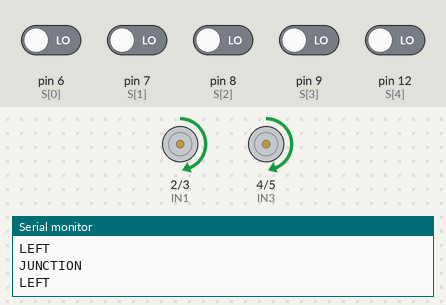
Simulated run of this sketch. Board: Arduino Uno, built with avr-gcc and run on an emulated ATmega328P. On the bench: motor-driver pin pairs drawn as motors (green arrow = first pin HIGH = forward, orange = second pin HIGH = backward, longer = more drive, scaled by the enable pin), the last lines printed to the serial monitor. Inputs (shaded band) come from the test bench; at power-on: pin 6 (S[0]), pin 7 (S[1]), pin 8 (S[2]), pin 9 (S[3]), pin 12 (S[4]) LOW.

Above: at 2.2 s.
2.3 s: pin 6 (S[0]) driven HIGH
5.3 s: pin 7 (S[1]) driven HIGH
8.3 s: pin 8 (S[2]) driven HIGH
At 8.7 s:
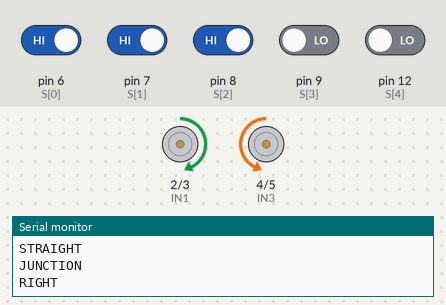
11.3 s: pin 8 (S[2]) driven LOW
14.3 s: pin 9 (S[3]) driven HIGH
At 14.9 s:
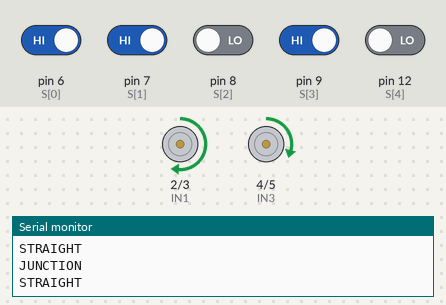
15.8 s: pin 12 (S[4]) driven HIGH
At 16.6 s:
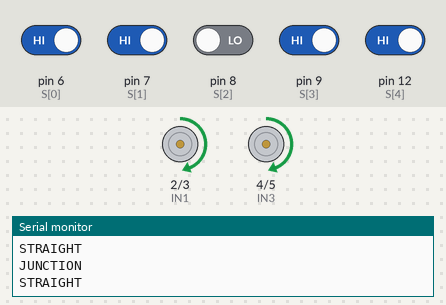
Timing chart, 0 to 18.3 s (numbered marks = the images above; inputs shaded):
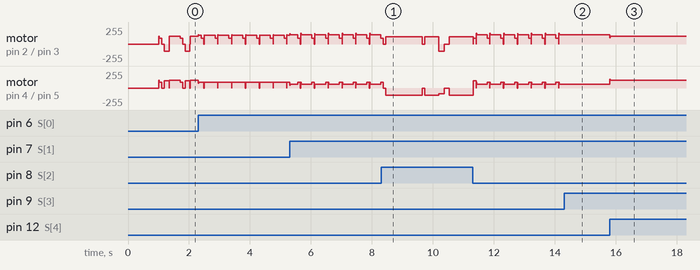

Measured:
- after the input at 14.3 s, motor on pin 2 (IN1) / pin 3 (IN2): stops changing and stays forward 142/255; motor on pin 4 (IN3) / pin 5 (IN4): stops changing and stays forward 58/255
- after the input at 15.8 s, motor on pin 2 (IN1) / pin 3 (IN2): forward 142/255 → forward 115/255 at once; motor on pin 4 (IN3) / pin 5 (IN4): forward 58/255 → forward 115/255 at once
- by itself, motor on pin 2 (IN1) / pin 3 (IN2): repeats every 0.45 s: forward 85/255 0.09 s, stopped 0.01 s, forward 162/255 0.01 s, forward 142/255 0.34 s

The sketch:

ver1_PID.ino
```cpp
#include <Arduino.h>

// Arduino Uno + L298N + five DIGITAL line sensors
// Physical order of sensors: left -> right.
const byte IN1 = 2, IN2 = 3, IN3 = 4, IN4 = 5;
const byte ENA = 10, ENB = 11;  // PWM pins on Uno
const byte S[5] = {6, 7, 8, 9, 12};
const byte LINE_LEVEL = LOW;   // Change to HIGH if black produces HIGH

// Initial values; must be tuned on the actual car.
const int BASE_PWM = 115, CURVE_PWM = 85;
const int MAX_PWM = 190, PIVOT_PWM = 125;
const int SEARCH_PWM = 110;
const float KP = 42.0f, KI = 0.0f, KD = 0.25f;
const unsigned long PERIOD_MS = 10;
const unsigned long LOST_CONFIRM_MS = 35;
const unsigned long SEARCH_MS = 450;
const unsigned long REVERSE_MS = 180;
const unsigned long UTURN_SEARCH_MS = 1600;
const unsigned long JUNCTION_ADVANCE_MS = 85;
const unsigned long JUNCTION_COOLDOWN_MS = 350;
const unsigned long TURN_MIN_MS = 140;
const unsigned long TURN_TIMEOUT_MS = 1200;
const bool ENABLE_JUNCTIONS = true;

int lastDir = 1;  // -1 left, +1 right
float prevError = 0.0f, integ = 0.0f;
unsigned long lastPID = 0, lastJunction = 0, lastLoop = 0;
unsigned long lostSince = 0;
bool halted = false;

void driveOne(byte a, byte b, byte en, int speed) {
  speed = constrain(speed, -255, 255);
  if (speed > 0) { digitalWrite(a, HIGH); digitalWrite(b, LOW); }
  else if (speed < 0) { digitalWrite(a, LOW); digitalWrite(b, HIGH); }
  else { digitalWrite(a, LOW); digitalWrite(b, LOW); }
  analogWrite(en, abs(speed));
}
void drive(int left, int right) {
  driveOne(IN1, IN2, ENA, left);  // Motor A = left
  driveOne(IN3, IN4, ENB, right); // Motor B = right
}
void stopCar() { drive(0, 0); }
void spin(int direction, int pwm) {
  if (direction < 0) drive(-pwm, pwm);
  else drive(pwm, -pwm);
}
void readLine(byte h[5]) {
  for (byte i = 0; i < 5; ++i) h[i] = (digitalRead(S[i]) == LINE_LEVEL);
}
byte countLine(const byte h[5]) {
  byte n = 0;
  for (byte i = 0; i < 5; ++i) n += h[i];
  return n;
}
void resetPID() {
  prevError = 0;
  integ = 0;
  lastPID = millis();
}
void followPID(const byte h[5]) {
  const int weight[5] = {-2, -1, 0, 1, 2};
  byte n = countLine(h);
  if (!n) return;
  int weighted = 0;
  for (byte i = 0; i < 5; ++i) weighted += weight[i] * h[i];
  float err = float(weighted) / n;
  if (err > 0.2f) lastDir = 1;
  else if (err < -0.2f) lastDir = -1;

  // Narrow, sharp corner: pivot instead of overshooting.
  if ((h[0] && !h[1] && !h[2] && !h[3] && !h[4]) || err <= -1.75f) {
    spin(-1, PIVOT_PWM); resetPID(); return;
  }
  if ((h[4] && !h[0] && !h[1] && !h[2] && !h[3]) || err >= 1.75f) {
    spin(1, PIVOT_PWM); resetPID(); return;
  }

  unsigned long now = millis();
  float dt = float(now - lastPID) / 1000.0f;
  if (dt < 0.005f) dt = 0.005f;
  if (dt > 0.050f) dt = 0.050f;
  integ = constrain(integ + err * dt, -2.0f, 2.0f);
  float deriv = constrain((err - prevError) / dt, -80.0f, 80.0f);
  float correction = KP * err + KI * integ + KD * deriv;
  int base = BASE_PWM - int((BASE_PWM - CURVE_PWM) * min(fabs(err)/2.0f, 1.0f));
  int left = constrain(int(base + correction), 0, MAX_PWM);
  int right = constrain(int(base - correction), 0, MAX_PWM);
  drive(left, right);
  prevError = err;
  lastPID = now;
}

// Rotate until center detects the line at least three consecutive readings.
// Timing is only an estimate: it does NOT measure exact 90/180 degrees.
bool rotateFind(int direction, unsigned long minMs, unsigned long maxMs) {
  stopCar(); delay(80);
  unsigned long start = millis();
  byte stable = 0;
  while (millis() - start < maxMs) {
    spin(direction, SEARCH_PWM);
    byte h[5]; readLine(h);
    if (millis() - start >= minMs && h[2]) ++stable;
    else stable = 0;
    if (stable >= 3) { stopCar(); resetPID(); return true; }
    delay(8);
  }
  stopCar(); return false;
}

bool recover() {
  Serial.println(F("LOST: search"));
  if (rotateFind(lastDir, 0, SEARCH_MS)) return true;
  Serial.println(F("LOST: reverse"));
  drive(-CURVE_PWM, -CURVE_PWM);
  delay(REVERSE_MS);
  stopCar(); delay(80);
  Serial.println(F("LOST: try U-turn"));
  // A five-sensor array cannot guarantee 180 degrees; may stop on another stripe.
  return rotateFind(lastDir, 450, UTURN_SEARCH_MS);
}

// Junction *candidates*, not guaranteed classification with 5 digital eyes.
bool leftBranch(const byte h[5])  { return h[0] && h[1] && h[2]; }
bool rightBranch(const byte h[5]) { return h[2] && h[3] && h[4]; }

bool junctionAction(bool left, bool right) {
  Serial.println(F("JUNCTION"));
  drive(CURVE_PWM, CURVE_PWM);
  delay(JUNCTION_ADVANCE_MS);
  stopCar();
  byte h[5]; readLine(h);
  bool straight = h[2];
  // Policy: left > straight > right > U-turn.
  if (left) {
    Serial.println(F("LEFT"));
    return rotateFind(-1, TURN_MIN_MS, TURN_TIMEOUT_MS);
  }
  if (straight) { Serial.println(F("STRAIGHT")); resetPID(); return true; }
  if (right) {
    Serial.println(F("RIGHT"));
    return rotateFind(1, TURN_MIN_MS, TURN_TIMEOUT_MS);
  }
  Serial.println(F("U-TURN"));
  return rotateFind(1, 450, UTURN_SEARCH_MS);
}

void setup() {
  Serial.begin(115200);
  pinMode(IN1, OUTPUT); pinMode(IN2, OUTPUT);
  pinMode(IN3, OUTPUT); pinMode(IN4, OUTPUT);
  pinMode(ENA, OUTPUT); pinMode(ENB, OUTPUT);
  for (byte i = 0; i < 5; ++i) pinMode(S[i], INPUT);
  stopCar();
  delay(1000);
  lastJunction = millis() - JUNCTION_COOLDOWN_MS;
  resetPID();
  Serial.println(F("UNO LINE PID READY"));
}

void loop() {
  if (halted) { stopCar(); return; }
  unsigned long now = millis();
  if (now - lastLoop < PERIOD_MS) return;
  lastLoop = now;
  byte h[5]; readLine(h);
  if (!countLine(h)) {
    if (!lostSince) { lostSince = now; stopCar(); }
    if (now - lostSince >= LOST_CONFIRM_MS) {
      bool found = recover();
      lostSince = 0;
      lastLoop = millis();
      lastJunction = millis();
      if (!found) { halted = true; Serial.println(F("STOP: line not found")); }
    }
    return;
  }
  lostSince = 0;
  if (ENABLE_JUNCTIONS && now - lastJunction > JUNCTION_COOLDOWN_MS) {
    bool left = leftBranch(h), right = rightBranch(h);
    if (left || right) {
      byte matches = 0;
      for (byte j = 0; j < 3; ++j) {
        byte check[5]; readLine(check);
        if (leftBranch(check) || rightBranch(check)) ++matches;
        delay(3);
      }
      if (matches >= 2) {
        bool ok = junctionAction(left, right);
        lastJunction = millis();
        lastLoop = millis();
        if (!ok && !recover()) { halted = true; Serial.println(F("STOP: turn failed")); }
        return;
      }
    }
  }
  followPID(h);
}
```
